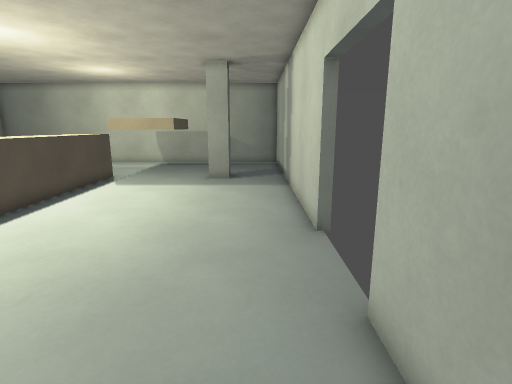
View 1 (above)

16 first-person views from a walk through a level from a Godot 3-D game. The camera is 1.5 m above the floor, tilts 12° down and sees 80° across. Doors that lead somewhere are drawn open, without their leaves. The floor is counted in squares, 0.5 m on a side. Each view is taken from the middle of a square. On the plan, view 1 faces up. The plan holds only what a view shows up to about 20 squares ahead; the rest is blank.

View 2
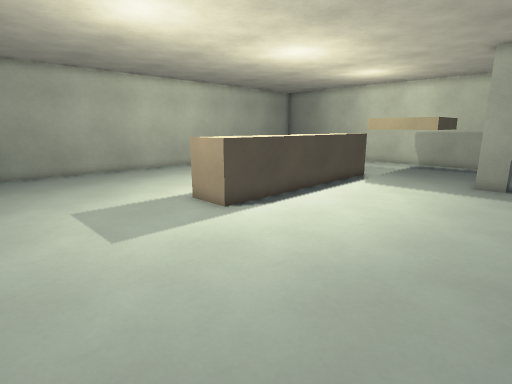

View 3
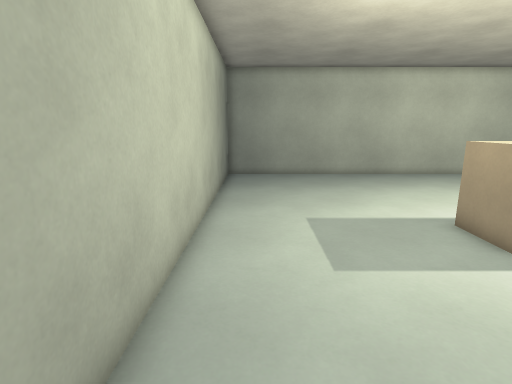

View 4
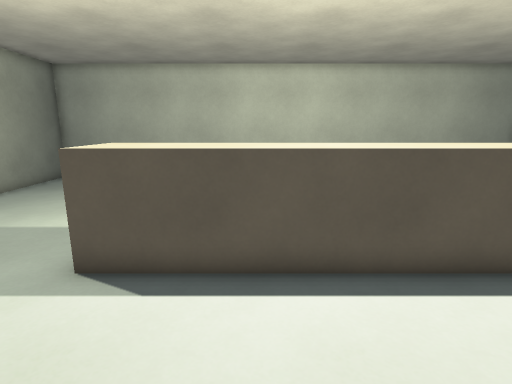

View 5
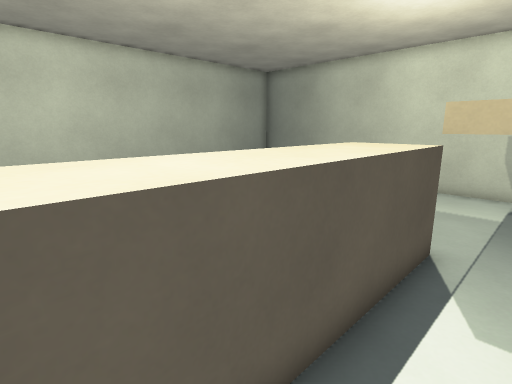

View 6
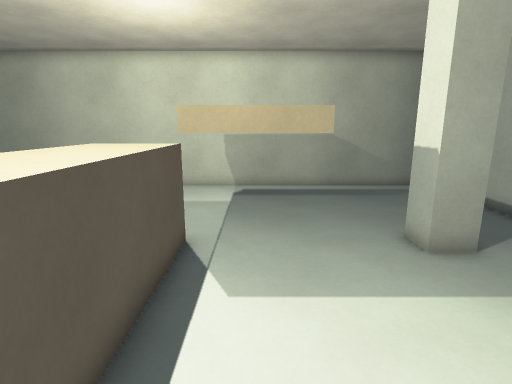

View 7
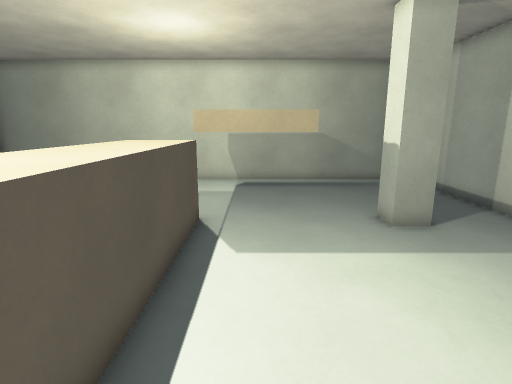

View 8
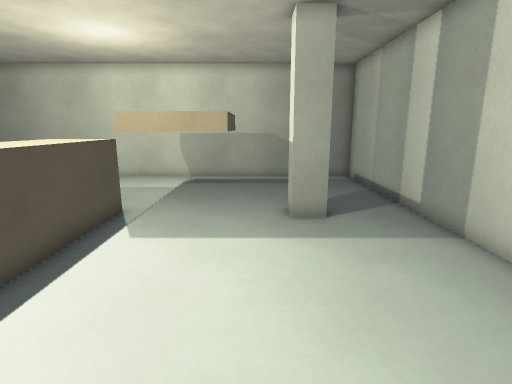

View 9
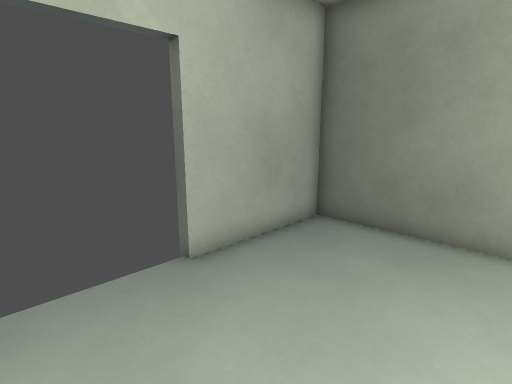

View 10
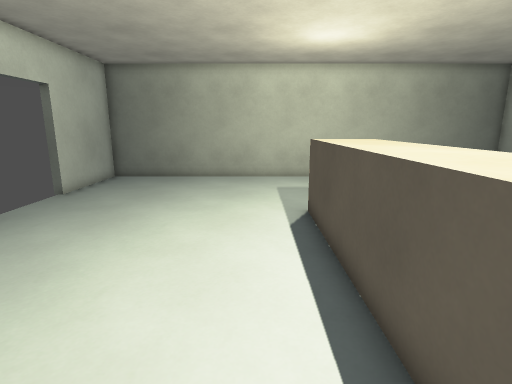

View 11
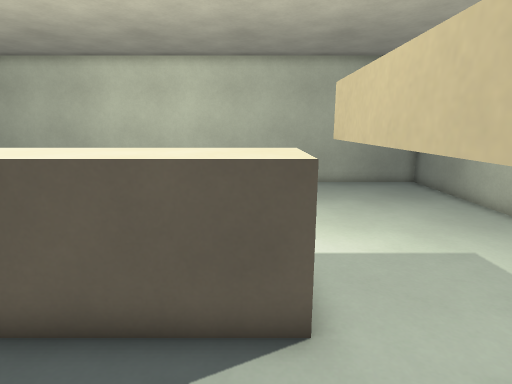

View 12
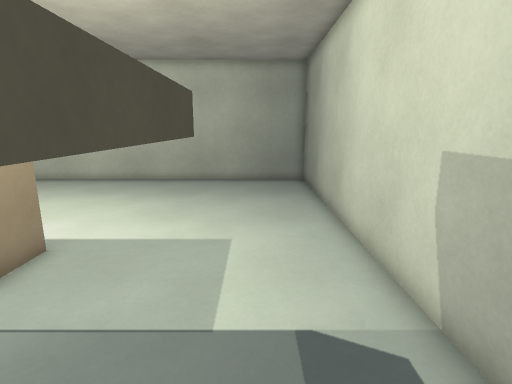

View 13
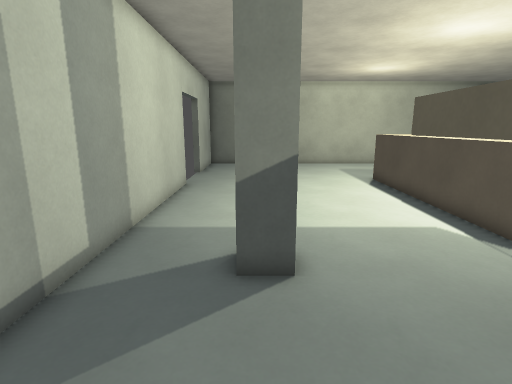

View 14
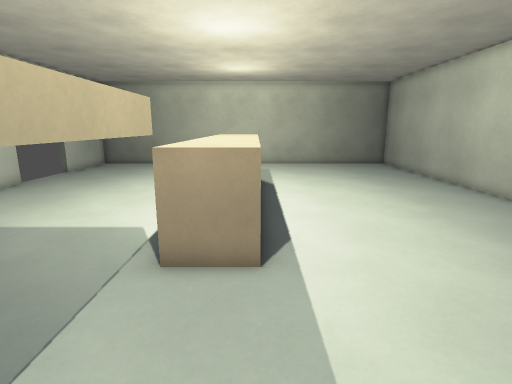

View 15
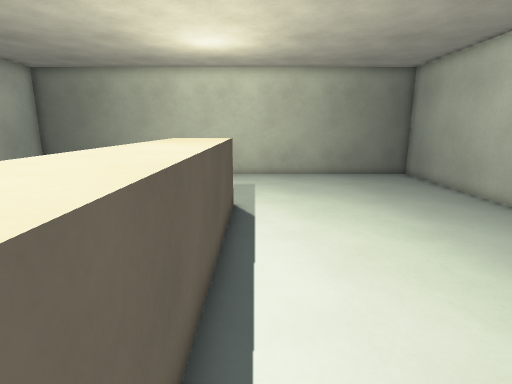

View 16
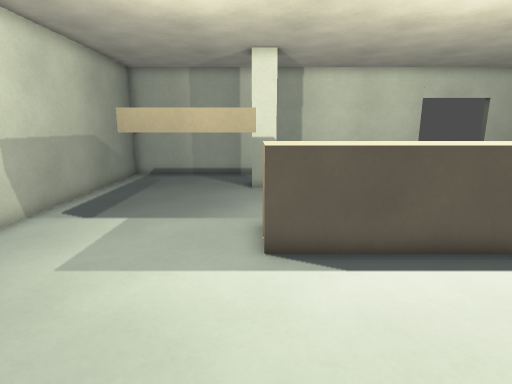

### Floor plan
Key: @ floor where view 1 was taken; # wall or solid block; . floor; D open door; ^ raised ledge; T thing the floor can be seen under or through; P pillar.
Columns run from 22 left of view 1 to 2 right of it. Each row starts with its distance up from view 1.
 27 #########################
 26 #.......................#
 25 #.......................#
 24 #.......................#
 23 #............TTTTT......#
 22 #............T   T......#
 21 #............T   T......#
 20 #............T   T......#
 19 #..........^^^TTTT.#P ..#
 18 #..........^^^.....## ..#
 17 #..........^^^..........#
 16 #..........^^^..........#
 15 #..........^^^..........#
 14 #..........^^^..........#
 13 #..........^^^..........#
 12 #..........^^^..........#
 11 #..........^^^..........#
 10 #..........^^^..........#
  9 #..........^^^..........#
  8 #..........^^^..........D
  7 #..........^^^..........D
  6 #.......................D
  5 #.......................D
  4 #.......................#
  3 #.......................#
  2 #.......................#
  1 #.......................#
  0 #.....................@.#
 -1 #########################

Positions as (right, up) in squares from view 1, and headings:
1: (0, 0), facing up
2: (0, 0), facing up-left
3: (-2, 1), facing left
4: (-3, 11), facing left
5: (-7, 11), facing up-left
6: (-7, 11), facing up
7: (-7, 9), facing up
8: (-4, 8), facing up
9: (-4, 8), facing down-right
10: (-7, 18), facing down
11: (-5, 18), facing left
12: (-4, 24), facing left
13: (-2, 25), facing down
14: (-11, 25), facing down
15: (-12, 19), facing down
16: (-18, 19), facing right
